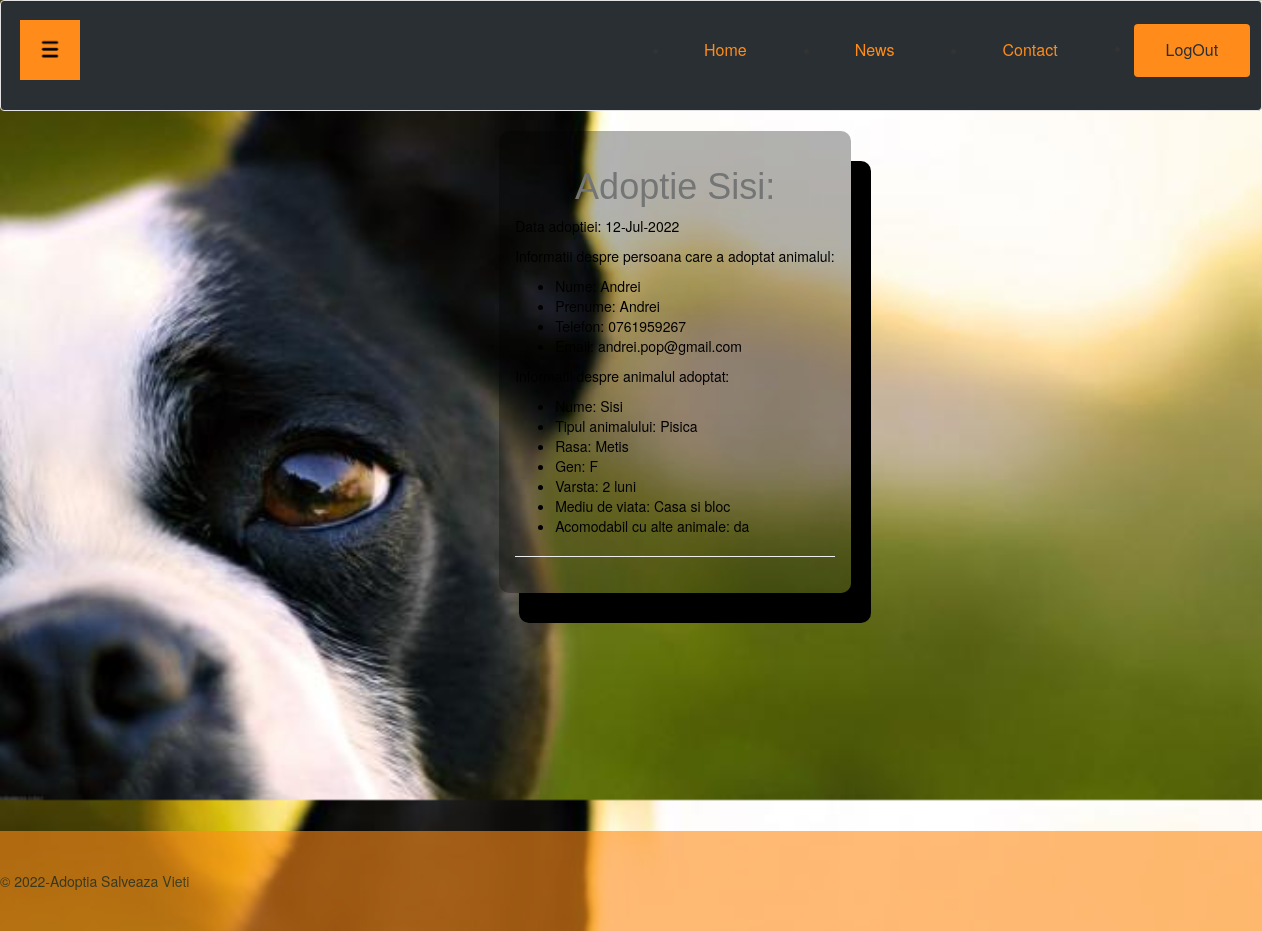
The app's page /php/vizualizareAdoptie.php?id_adoptie=4 (signed in) with its own data.
### tables this page shows
CREATE TABLE `animale` (
  `id_animal` varchar(255) NOT NULL,
  `nume` varchar(255) NOT NULL,
  `tip_animal` varchar(255) NOT NULL,
  `rasa` varchar(255) NOT NULL,
  `gen` varchar(255) NOT NULL,
  `varsta` varchar(255) NOT NULL,
  `mediu_viata` varchar(255) NOT NULL,
  `acomodabil` varchar(255) NOT NULL,
  `descriere` text NOT NULL,
  `adoptat` varchar(255) NOT NULL,
  `imagine_ref` varchar(255) NOT NULL
);

CREATE TABLE `adoptii` (
  `id_adoptie` varchar(255) NOT NULL,
  `id_utilizator` varchar(255) NOT NULL,
  `id_animal` varchar(255) NOT NULL,
  `data_adoptie` varchar(255) NOT NULL
);

CREATE TABLE `utilizatori` (
  `id_utilizator` varchar(255) NOT NULL,
  `nume` varchar(255) NOT NULL,
  `prenume` varchar(255) NOT NULL,
  `email` varchar(255) NOT NULL,
  `parola` varchar(255) NOT NULL,
  `telefon` varchar(255) NOT NULL
);

### php/vizualizareAdoptie.php (the view, shortened to what this page needs)
<?php
if(!isset($_SESSION['id_administrator'])) {
    include("../include/inHeaderUser.php");
}
else{
    include("../include/inHeaderAdmin.php");
    $session_id = $_SESSION["id_administrator"];
    $author = "admin";
}
echo "<link rel='stylesheet' type='text/css' href='../css/admin.css'>";
global $conn;
$id_adoptie = $_GET['id_adoptie'];
$check_adoptie = $conn->prepare("select * from adoptii where id_adoptie=?");
$check_adoptie->execute(array($id_adoptie));
$infoAdoptie = $check_adoptie->fetch();
$data_adoptie = $infoAdoptie['data_adoptie'];
$id_animal = $infoAdoptie['id_animal'];
$select_animal = $conn->prepare("select * from animale where id_animal=?");
$select_animal->execute(array($id_animal));
$animal = $select_animal->fetch();
$nume_a = $animal['nume'];
$tip_a = $animal['tip_animal'];
$rasa_a = $animal['rasa'];
$gen_a = $animal['gen'];
$varsta_a = $animal['varsta'];
$mediu_a = $animal['mediu_viata'];
$acomodabil_a = $animal['acomodabil'];
$id_utilizator = $infoAdoptie['id_utilizator'];
$select_utilizator = $conn->prepare("select * from utilizatori where id_utilizator=?");
$select_utilizator->execute(array($id_utilizator));
$utilizator = $select_utilizator->fetch();
$nume_u = $utilizator['nume'];
$prenume_u = $utilizator['prenume'];
$email_u = $utilizator['email'];
$telefon_u = $utilizator['telefon'];
?>
    <link rel="stylesheet" type="text/css" href="../css/admin.css">
<body background="../imagini/adoptaa.jpg"></body>
    <div class="content">
        <div class="container1">
            <div class="container4">
                <div id="formular">
                    <h1 align="center" class="a">Adoptie <?php echo $animal['nume']; ?>: </h1>
                    <p>Data adoptiei: <?php echo $data_adoptie; ?> </p>
                    <p>Informatii despre persoana care a adoptat animalul:
                    <ul>
                        <li>
                            Nume: <?php echo $nume_u;?>
                        </li>
                        <li>
                            Prenume: <?php echo $prenume_u;?>
                        </li>
                        <li>
                            Telefon: <?php echo $telefon_u;?>
                        </li>
                        <li>
                            Email: <?php echo $email_u;?>
                        </li>
                    </ul>
                    </p>
                    <p>Informatii despre animalul adoptat:
                    <ul>
                        <li>
                            Nume: <?php echo $nume_a;?>
                        </li>
                        <li>
                            Tipul animalului: <?php echo $tip_a;?>
                        </li>
                        <li>
                            Rasa: <?php echo $rasa_a;?>
                        </li>
                        <li>
                            Gen: <?php echo $gen_a;?>
                        </li>
                        <li>
                            Varsta: <?php echo $varsta_a;?>
                        </li>
                        <li>
                            Mediu de viata: <?php echo $mediu_a;?>
                        </li>
                        <li>
                            Acomodabil cu alte animale: <?php echo $acomodabil_a;?>
                        </li>
                    </ul>
                    </p>
                </div>
                <hr>
            </div>
        </div>
    </div>
<?php
include("../include/footer.php");

### css/admin.css (style rules this page uses)
* { box-sizing: border-box; }
html,body { height: 100%; margin: 0; }
body { background-color:white; }
body.logged { overflow-x: hidden; -webkit-background-size: cover; -moz-background-size: cover; -o-background-size: cover; background-size: cover; }
.container1 { width: 93%; height: 50%; padding-bottom: 70px; float: right; }
h1.a { font-family: "Raleway", sans-serif; color: #747575; }
.content { min-height: 100%; margin-bottom: -100px; }
.container4 { width:30%; height:70%; padding: 16px; filter:opacity(300%); margin:auto; border-radius:10px; color: black; background-color: white; background: rgba(0,0,0,0.3); box-shadow: 20px 30px; }

### records on screen
animale: nume "Sisi", tip_animal "Pisica", rasa "Metis", gen "F", varsta "2 luni", mediu_viata "Casa si bloc", acomodabil "da"
adoptii: data_adoptie "12-Jul-2022"
utilizatori: nume "Andrei", prenume "Andrei", telefon "0761959267", email "andrei.pop@gmail.com"
